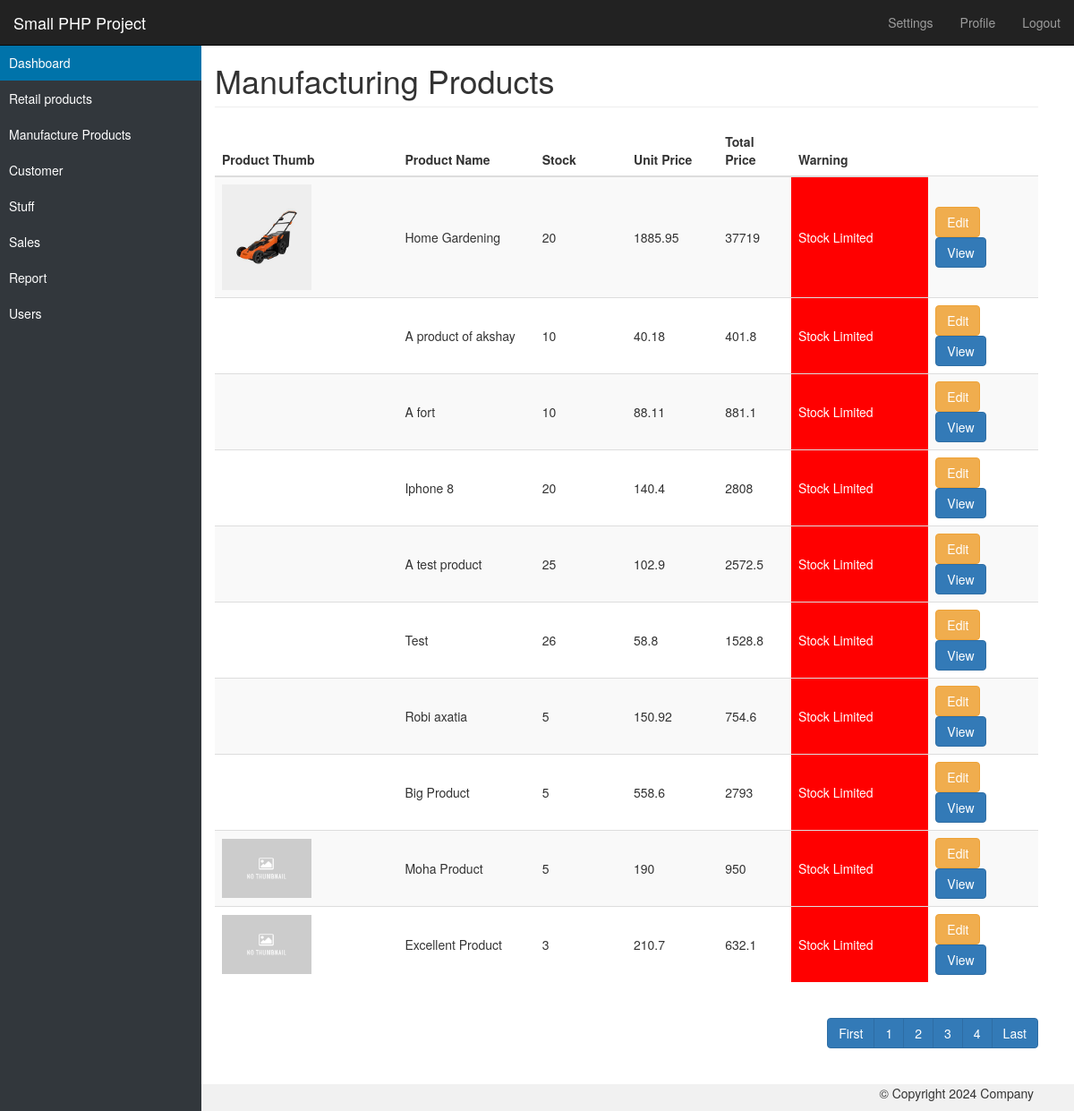
Screenshot of /admin/manufacturing-products.php (signed in) with the database file from the repository.
### tables this page shows
CREATE TABLE `tbl_manufacture_product_name` (
  `id` int(11) NOT NULL,
  `customId` varchar(255) NOT NULL,
  `entryDate` timestamp NOT NULL DEFAULT current_timestamp() ON UPDATE current_timestamp(),
  `lastUpdate` timestamp NOT NULL DEFAULT '0000-00-00 00:00:00',
  `productName` text NOT NULL,
  `productDetails` text NOT NULL,
  `quantity` int(11) NOT NULL,
  `manufactureThumb` varchar(255) NOT NULL,
  `actualPrice` float NOT NULL,
  `factoryCost` float NOT NULL,
  `labourCost` float NOT NULL,
  `othersOne` float NOT NULL,
  `othersTwo` float NOT NULL,
  `totalCost` float NOT NULL,
  `profit` float NOT NULL,
  `productPrice` float NOT NULL,
  `discount` float NOT NULL,
  `salePrice` float NOT NULL,
  `profitMargin` float NOT NULL
);

### lib/Session.php (called while the page is built, shortened)
<?php
Class Session {
	public static function get($key) {
		if(isset($_SESSION[$key])) {
			return $_SESSION[$key];
		} else {
			return false;
		}
	}
}
?>

### lib/Database.php (called while the page is built, shortened)
<?php
Class Database {
	private $dbhost = DB_HOST;
	private $dbname = DB_NAME;
	private $dbuser = DB_USER;
	private $dbpass = DB_PASS;
	public $link;
	private function mysqliConnectDB() {
		$this->link = new mysqli($this->dbhost, $this->dbuser, $this->dbpass, $this->dbname);
	}
	public function select($query){
		$result = $this->link->query($query) or die($this->link->error.__LINE__);
		if($result->num_rows > 0){
			return $result;
		} else {
			return false;
		}
	}
}
?>

### admin/manufacturing-products.php (the view, shortened to what this page needs)
<?php
include('inc/header.php');
include('inc/sidebar.php');
$db = new Database();
$per_page = 10;
if(isset($_GET['page'])) {
	$page = $_GET['page'];
} else {
	$page = 1;
}
$start_from = ($page - 1) * $per_page;
?>
<div class="container-fluid">
	<div class="row">
		<div class="col-sm-10 col-sm-offset-2 main">
		  <h1 class="page-header">Manufacturing Products</h1>
		<div class="table-responsive">
			<table class="table table-striped manufacture-table">
			  <thead>
				<tr>
				  <th>Product Thumb</th>
				  <th>Product Name</th>
				  <th>Stock</th>
				  <th>Unit Price</th>
				  <th>Total Price</th>
				  <th>Warning</th>
				</tr>
			  </thead>
			  <tbody>
				<?php
				$query = "SELECT * FROM tbl_manufacture_product_name ORDER BY id DESC LIMIT $start_from, $per_page";
				$post = $db->select($query);
				if($post) {
					while($list = $post->fetch_assoc()) {
				?>
					<tr>
						<td width="20%">
							<?php if(empty($list['manufactureThumb'])) { ?>
								<img src="assets/images/no-thumbnail.jpg" alt="" />
							<?php } else { ?>
								<img src="<?php echo $list['manufactureThumb']; ?>" alt="" />
							<?php } ?>
						</td>
						<td width="15%"><?php echo $list['productName']; ?></td>
						<td width="10%"><?php echo $list['quantity']; ?></td>
						<td width="10%"><?php echo $list['salePrice']; ?></td>
						<td width="8%"><?php echo $list['salePrice'] * $list['quantity']; ?></td>
						<?php if($list['quantity'] < 50) {  ?>
						<td width="15%" class="stk-limited">Stock Limited</td>
						<?php } elseif($list['quantity'] == 0) { ?>
						<td width="15%" class="stk-out">Stock Out</td>
						<?php } else { ?>
						<td width="15%">Stock Balanced</td>
						<?php } ?>
						<td width="12%">
							<a class="btn btn-warning" href="javascript:void(0);">Edit</a>
							<a class="btn btn-primary" href="manufacturing-product-view.php?id=<?php echo $list['id']; ?>">View</a>
						</td>
					</tr>
				<?php } ?>
				<?php } else {?>
					<h3>No post found!</h3>
				<?php } ?>
			  </tbody>
			</table>
		</div>
		<?php
			$query = "SELECT * FROM tbl_manufacture_product_name";
			$result = $db->select($query);
			$total_rows = mysqli_num_rows($result);
			$total_page = ceil($total_rows / $per_page);
		?>
		<ul class="pagination pull-right">
			<li><a href="manufacturing-products.php?page=1">First</a></li>
			<?php
			for($i = 1; $i <= $total_page; $i++) {
				echo '<li><a href="manufacturing-products.php?page='.$i.'">'.$i.'</a></li>';
			}
			?>
			<li><a href="manufacturing-products.php?page=<?php echo $total_page; ?>">Last</a></li>
		</ul>
	  </div>
	</div>
</div>
<?php include('inc/footer.php'); ?>

### admin/inc/header.php (shortened to what this page needs)
<?php
require_once('../lib/Session.php');
?>
<!DOCTYPE html>
<html lang="en">
	<head>
		<link href="assets/css/bootstrap.min.css" rel="stylesheet">
		<link href="assets/css/styles.css" rel="stylesheet">
	</head>
	<body>
		<nav class="navbar navbar-inverse navbar-fixed-top" role="navigation">
			<div class="container-fluid">
				<div class="navbar-header">
					<a class="navbar-brand" href="index.php">Small PHP Project</a>
				</div>
				<div class="navbar-collapse collapse">
					<ul class="nav navbar-nav navbar-right">
							<?php
								$id = Session::get("id");
								$userLogin = Session::get("login");
								if($userLogin == true) {
							?>
							<li><a href="#">Settings</a></li>
							<li><a href="profile.php?id=<?php echo $id; ?>">Profile</a></li>
							<li><a href="?action=logout">Logout</a></li>
							<?php
								} else {
							?>
							<li><a href="index.php">Home</a></li>
							<?php } ?>
					</ul>
				</div>
			</div>
		</nav>

### admin/inc/sidebar.php (shortened to what this page needs)
<div class="admin-sidebar" id="sidebar">
	<ul>
	  <li class="active"><a href="index.php">Dashboard</a>
	  <li><a href="retail-products.php">Retail products</a>
	  </li>
	  <li><a href="manufacturing-products.php">Manufacture Products</a>
	  </li>
	  <li><a href="all-customers.php">Customer</a>
	  </li>
	  <li><a href="all-stuffs.php">Stuff</a>
	  </li>
	  <li><a href="javascript:void(0)">Sales</a>
	  </li>
	  <li><a href="manufacturing-products.php">Report</a>
	  </li>
	  <li><a href="javascript:void(0);">Users</a>
	  </li>
	</ul>
</div>

### admin/inc/footer.php (shortened to what this page needs)
		<div class="container">
			<div class="row">
				<div class="col-sm-12">
					<footer class="text-center">
						<p class="pull-right">&copy; Copyright <script>document.write(new Date().getFullYear());</script> Company</p>
					</footer>
				</div>
			</div>
		</div>
	</body>
</html>

### admin/assets/css/styles.css (style rules this page uses)
body { padding-top: 50px; background:#fff; background-color: #f1f1f1; }
footer { padding-left: 15px; padding-right: 15px; background-color: #fff; }
img { width:100%; }
td img { width:100px; }
.main { padding: 20px; background-color: #fff; }
@media (min-width: 768px) { .main { padding-right: 40px; padding-left: 40px; position:relative; z-index:1; } }
.main .page-header { margin-top: 0; }
.stk-limited { background:#ff0000; color:#fff; }
.admin-sidebar { position: fixed; top: auto; left: 0; width: 225px; height: 100%; background: #32373C; z-index:99; }
.admin-sidebar ul { margin:0; padding:0; list-style:none; }
.admin-sidebar ul li { display:block; position:relative; }
.admin-sidebar ul li a { display: block; padding: 10px; color: #fff; text-decoration:none; }
.admin-sidebar ul li.active a { background:#0073AA; }
.pagination li a { background:#337ab7; border-color:#2e6da4; color:#fff; }
.retail-table tr td, .manufacture-table tr td { vertical-align:middle !important; }

### rows the page displays
tbl_manufacture_product_name: manufactureThumb (picture), productName "Home Gardening", quantity "20", salePrice "1885.95", $list['salePrice'] * $list['quantity'] "37719", shows "Stock Limited"
tbl_manufacture_product_name: productName "A product of akshay", quantity "10", salePrice "40.18", $list['salePrice'] * $list['quantity'] "401.8", shows "Stock Limited"
tbl_manufacture_product_name: productName "A fort", quantity "10", salePrice "88.11", $list['salePrice'] * $list['quantity'] "881.1", shows "Stock Limited"
tbl_manufacture_product_name: productName "Iphone 8", quantity "20", salePrice "140.4", $list['salePrice'] * $list['quantity'] "2808", shows "Stock Limited"
tbl_manufacture_product_name: productName "A test product", quantity "25", salePrice "102.9", $list['salePrice'] * $list['quantity'] "2572.5", shows "Stock Limited"
tbl_manufacture_product_name: productName "Test", quantity "26", salePrice "58.8", $list['salePrice'] * $list['quantity'] "1528.8", shows "Stock Limited"
tbl_manufacture_product_name: productName "Robi axatia", quantity "5", salePrice "150.92", $list['salePrice'] * $list['quantity'] "754.6", shows "Stock Limited"
tbl_manufacture_product_name: productName "Big Product", quantity "5", salePrice "558.6", $list['salePrice'] * $list['quantity'] "2793", shows "Stock Limited"
tbl_manufacture_product_name: productName "Moha Product", quantity "5", salePrice "190", $list['salePrice'] * $list['quantity'] "950", shows "Stock Limited"
tbl_manufacture_product_name: productName "Excellent Product", quantity "3", salePrice "210.7", $list['salePrice'] * $list['quantity'] "632.1", shows "Stock Limited"
